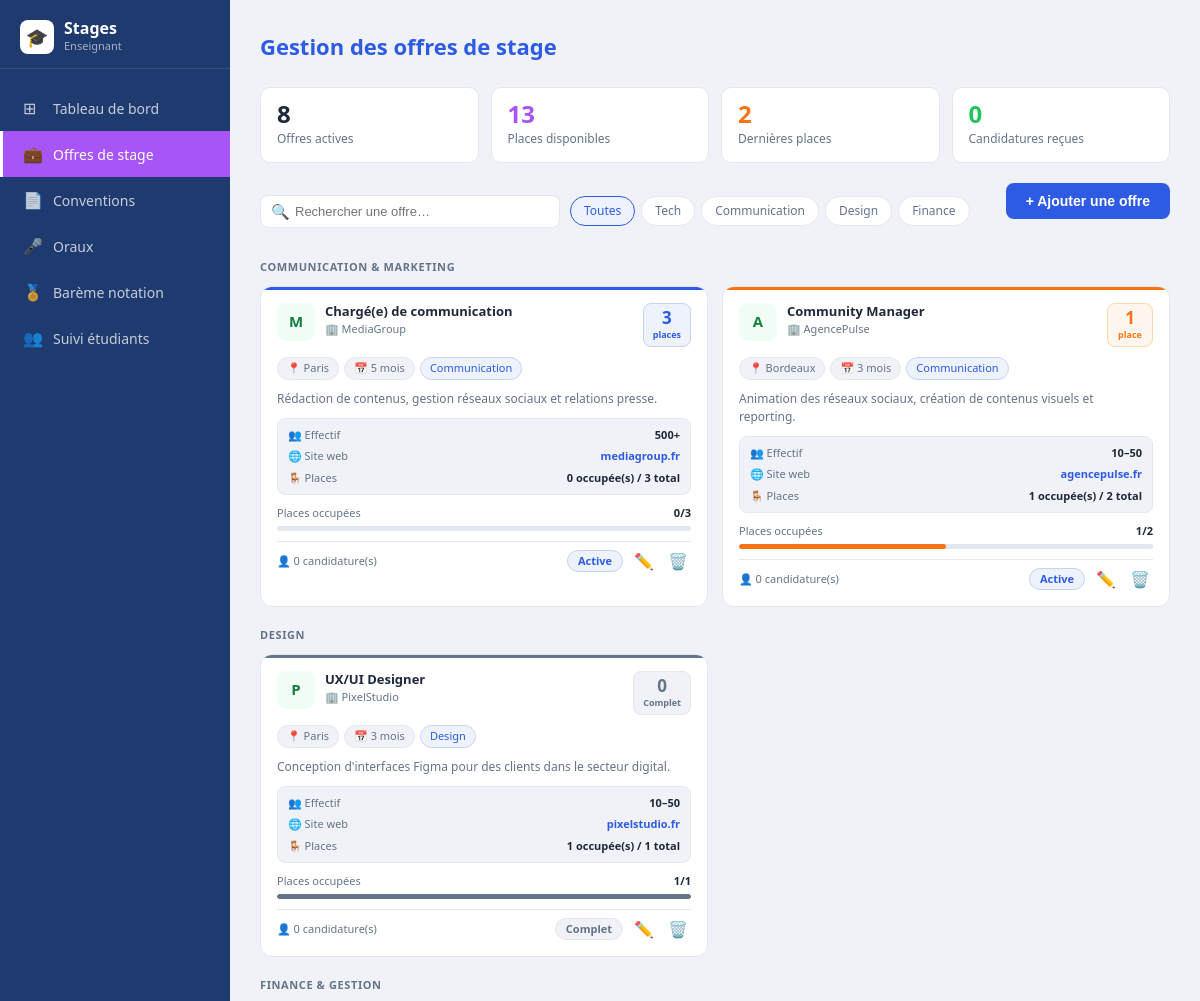
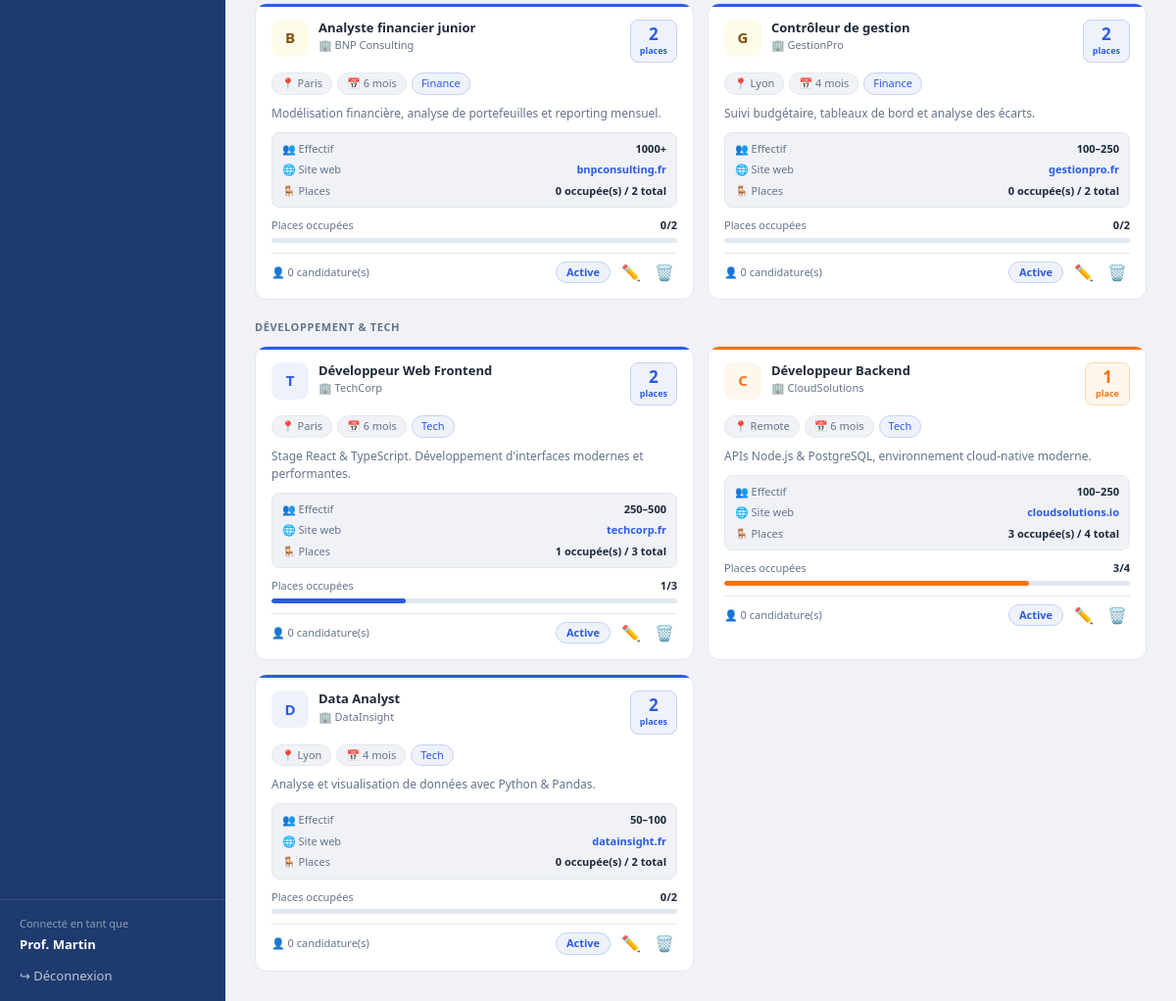
The app's page /offre.php (signed in) with its own data (2 pictures, top to bottom).
### tables this page shows
CREATE TABLE IF NOT EXISTS offres (
  id                  INT UNSIGNED AUTO_INCREMENT PRIMARY KEY,
  titre               VARCHAR(200)  NOT NULL,
  entreprise          VARCHAR(150)  NOT NULL,
  lieu                VARCHAR(100),
  duree               VARCHAR(50),
  description         TEXT,
  categorie           VARCHAR(50)   DEFAULT 'Tech',
  effectif            VARCHAR(50),
  site_web            VARCHAR(100),
  places_total        INT           DEFAULT 1,
  places_disponibles  INT           DEFAULT 1,
  statut              ENUM('active','inactive') DEFAULT 'active',
  creee_par           INT UNSIGNED,
  created_at          DATETIME DEFAULT CURRENT_TIMESTAMP,
  FOREIGN KEY (creee_par) REFERENCES utilisateurs(id) ON DELETE SET NULL
);

### auth.php (called while the page is built, shortened)
<?php
function h(string $s): string {
    return htmlspecialchars($s, ENT_QUOTES, 'UTF-8');
}

### offre.php (the view, shortened to what this page needs)
<?php
require_once __DIR__ . '/../../includes/auth.php';
require_once __DIR__ . '/../../includes/db.php';
require_once __DIR__ . '/../../includes/sidebar.php';
$search = trim($_GET['q']   ?? '');
$filtre = trim($_GET['cat'] ?? 'tous');
$sql = "SELECT o.*, (SELECT COUNT(*) FROM candidatures c WHERE c.offre_id=o.id) AS nb_candidatures FROM offres o WHERE 1=1";
$params = [];
$sql .= " ORDER BY o.categorie, o.created_at DESC";
$stmt = $pdo->prepare($sql);
$stmt->execute($params);
$offres_db = $stmt->fetchAll();
$nb_actives   = $pdo->query("SELECT COUNT(*) FROM offres WHERE statut='active'")->fetchColumn();
$nb_places    = $pdo->query("SELECT COALESCE(SUM(places_disponibles),0) FROM offres WHERE statut='active'")->fetchColumn();
$nb_urgentes  = $pdo->query("SELECT COUNT(*) FROM offres WHERE places_disponibles=1 AND statut='active'")->fetchColumn();
$nb_cands     = $pdo->query("SELECT COUNT(*) FROM candidatures")->fetchColumn();
$par_cat = [];
foreach ($offres_db as $o) {
    $par_cat[$o['categorie'] ?? 'Autres'][] = $o;
}
$cat_labels = ['Tech'=>'Développement & Tech','Communication'=>'Communication & Marketing','Design'=>'Design','Finance'=>'Finance & Gestion','Autres'=>'Autres'];
$filtres = ['tous'=>'Toutes','Tech'=>'Tech','Communication'=>'Communication','Design'=>'Design','Finance'=>'Finance'];
?>
<!DOCTYPE html>
<html lang="fr">
<head>
  <link rel="stylesheet" href="../../css/style.css">
</head>
<body>
<div class="app-layout">
  <main class="main-content">
    <h1 class="page-title">Gestion des offres de stage</h1>
    <div class="stats-row">
      <div class="stat-c">
        <div class="stat-n"><?= (int)$nb_actives ?></div>
        <div class="stat-l">Offres actives</div>
      </div>
      <div class="stat-c pink">
        <div class="stat-n"><?= (int)$nb_places ?></div>
        <div class="stat-l">Places disponibles</div>
      </div>
      <div class="stat-c orange">
        <div class="stat-n"><?= (int)$nb_urgentes ?></div>
        <div class="stat-l">Dernières places</div>
      </div>
      <div class="stat-c green">
        <div class="stat-n"><?= (int)$nb_cands ?></div>
        <div class="stat-l">Candidatures reçues</div>
      </div>
    </div>
    <div class="top-bar">
      <form method="GET" style="display:contents">
        <div class="sw">
          <span class="si">🔍</span>
          <input type="text" name="q" placeholder="Rechercher une offre…"
                 value="<?= h($search) ?>" onchange="this.form.submit()">
        </div>
      </form>
      <div class="filtres">
        <?php foreach ($filtres as $val => $label):
          $qs = $search ? '&q='.urlencode($search) : '';
        ?>
          <a href="?cat=<?= urlencode($val) ?><?= $qs ?>"
             class="fb <?= $filtre===$val?'on':'' ?>"><?= h($label) ?></a>
        <?php endforeach; ?>
      </div>
      <button class="btn-add" style="margin-left:auto" onclick="openModal()">
        + Ajouter une offre
      </button>
    </div>
    <?php if (empty($offres_db)): ?>
      <div style="text-align:center;padding:60px 20px;color:var(--gray-text)">
        <div style="font-size:40px;margin-bottom:12px">🔍</div>
        <p>Aucune offre trouvée.</p>
      </div>
    <?php else: ?>
      <?php foreach ($par_cat as $cat => $offres): ?>
        <div class="cat-title"><?= h($cat_labels[$cat] ?? $cat) ?></div>
        <div class="offres-grid">
          <?php foreach ($offres as $offre):
            $dispo  = (int)($offre['places_disponibles'] ?? 1);
            $total  = (int)($offre['places_total']       ?? 1);
            $nb_c   = (int)($offre['nb_candidatures']    ?? 0);
            $complet= $dispo <= 0;
            $urgent = !$complet && $dispo === 1;
            $col    = $complet ? 'gr' : ($urgent ? 'or' : 'bl');
            $pct    = $total > 0 ? round((($total-$dispo)/$total)*100) : 100;
            $init   = mb_strtoupper(mb_substr($offre['entreprise'],0,1));
            $logo_col = match($cat) { 'Communication','Design'=>'gn', 'Finance'=>'am', default=>$col };
          ?>
          <div class="kard <?= $col ?>">
            <div class="kh">
              <div class="klogo <?= $logo_col ?>"><?= $init ?></div>
              <div class="ktb">
                <div class="ktit"><?= h($offre['titre']) ?></div>
                <div class="kco">🏢 <?= h($offre['entreprise']) ?></div>
              </div>
              <div class="pbadge <?= $col ?>">
                <span class="pnb"><?= $dispo ?></span>
                <span class="plb"><?= $complet?'Complet':($dispo>1?'places':'place') ?></span>
              </div>
            </div>
            <div class="ktags">
              <span class="ktag">📍 <?= h($offre['lieu']) ?></span>
              <span class="ktag">📅 <?= h($offre['duree']) ?></span>
              <span class="ktag ktag-cat"><?= h($offre['categorie'] ?? '') ?></span>
            </div>
            <div class="kdesc"><?= h($offre['description']) ?></div>
            <div class="cinfo">
              <?php if (!empty($offre['effectif'])): ?>
                <div class="crow">
                  <span class="crow-l">👥 Effectif</span>
                  <span class="crow-r"><?= h($offre['effectif']) ?></span>
                </div>
              <?php endif; ?>
              <?php if (!empty($offre['site_web'])): ?>
                <div class="crow">
                  <span class="crow-l">🌐 Site web</span>
                  <span class="crow-r"><a href="https://<?= h($offre['site_web']) ?>" target="_blank"><?= h($offre['site_web']) ?></a></span>
                </div>
              <?php endif; ?>
              <div class="crow">
                <span class="crow-l">🪑 Places</span>
                <span class="crow-r"><?= $total-$dispo ?> occupée(s) / <?= $total ?> total</span>
              </div>
            </div>
            <div class="pbar-w">
              <div class="pbar-l">
                <span>Places occupées</span>
                <span><?= $total-$dispo ?>/<?= $total ?></span>
              </div>
              <div class="pbar">
                <div class="pbar-f <?= $col ?>" style="width:<?= $pct ?>%"></div>
              </div>
            </div>
            <div class="kfoot">
              <span class="kcands">👤 <?= $nb_c ?> candidature(s)</span>
              <div class="kact">
                <?php if ($complet): ?>
                  <span class="badge-complet">Complet</span>
                <?php else: ?>
                  <span class="badge-active">Active</span>
                <?php endif; ?>
                <a href="?action=editer&id=<?= $offre['id'] ?>" class="ic-btn ic-edit" title="Modifier">✏️</a>
                <a href="?action=supprimer&id=<?= $offre['id'] ?>"
                   class="ic-btn ic-del" title="Supprimer"
                   onclick="return confirm('Supprimer cette offre ?')">🗑️</a>
              </div>
            </div>
          </div>
          <?php endforeach; ?>
        </div>
      <?php endforeach; ?>
    <?php endif; ?>
  </main>
</div>
</body>
</html>

### style.css (style rules this page uses)
:root { --blue-dark: #1e3a6e; --blue-main: #2d5be3; --blue-light: #eef2fb; --blue-border: #c5d3f5; --pink-main: #a855f7; --pink-light: #fdf4ff; --pink-border: #e9d5ff; --gray-bg: #f0f2f7; --gray-border: #e2e8f0; --gray-text: #64748b; --text-main: #1e293b; --white: #ffffff; --green: #22c55e; --orange: #f97316; --red: #ef4444; --sidebar-w: 230px; }
* { box-sizing: border-box; margin: 0; padding: 0; }
body { font-family: 'Segoe UI', system-ui, sans-serif; background: var(--gray-bg); color: var(--text-main); font-size: 14px; line-height: 1.5; }
a { text-decoration: none; color: inherit; }
.app-layout { display: flex; min-height: 100vh; }
.main-content { margin-left: var(--sidebar-w); flex: 1; padding: 30px; min-height: 100vh; }
.page-title { font-size: 22px; font-weight: 700; color: var(--blue-main); margin-bottom: 24px; }
.badge-active { background: var(--blue-light); color: var(--blue-main); border: 1px solid var(--blue-border); }
.btn-add { display: inline-flex; align-items: center; gap: 8px; padding: 10px 20px; background: var(--blue-main); color: white; border: none; border-radius: 8px; font-size: 14px; font-weight: 600; cursor: pointer; margin-bottom: 20px; transition: background .2s; }

### records on screen
offres: entreprise "M", titre "Chargé(e) de communication", entreprise "MediaGroup", places_disponibles "3", lieu "Paris", duree "5 mois", categorie "Communication", description "Rédaction de contenus, gestion réseaux sociaux et relations presse.", effectif "500+", site_web "mediagroup.fr", $total-$dispo "0", places_total "3", nb_c "0", shows "Active"
offres: entreprise "A", titre "Community Manager", entreprise "AgencePulse", places_disponibles "1", lieu "Bordeaux", duree "3 mois", categorie "Communication", description "Animation des réseaux sociaux, création de contenus visuels et reporting.", effectif "10–50", site_web "agencepulse.fr", $total-$dispo "1", places_total "2", nb_c "0", shows "Active"
offres: entreprise "P", titre "UX/UI Designer", entreprise "PixelStudio", places_disponibles "0", shows "Complet", lieu "Paris", duree "3 mois", categorie "Design", description "Conception d'interfaces Figma pour des clients dans le secteur digital.", effectif "10–50", site_web "pixelstudio.fr", $total-$dispo "1", places_total "1", nb_c "0"
offres: entreprise "B", titre "Analyste financier junior", entreprise "BNP Consulting", places_disponibles "2", lieu "Paris", duree "6 mois", categorie "Finance", description "Modélisation financière, analyse de portefeuilles et reporting mensuel.", effectif "1000+", site_web "bnpconsulting.fr", $total-$dispo "0", places_total "2", nb_c "0", shows "Active"
offres: entreprise "G", titre "Contrôleur de gestion", entreprise "GestionPro", places_disponibles "2", lieu "Lyon", duree "4 mois", categorie "Finance", description "Suivi budgétaire, tableaux de bord et analyse des écarts.", effectif "100–250", site_web "gestionpro.fr", $total-$dispo "0", places_total "2", nb_c "0", shows "Active"
offres: entreprise "T", titre "Développeur Web Frontend", entreprise "TechCorp", places_disponibles "2", lieu "Paris", duree "6 mois", categorie "Tech", description "Stage React & TypeScript. Développement d'interfaces modernes et performantes.", effectif "250–500", site_web "techcorp.fr", $total-$dispo "1", places_total "3", nb_c "0", shows "Active"
offres: entreprise "C", titre "Développeur Backend", entreprise "CloudSolutions", places_disponibles "1", lieu "Remote", duree "6 mois", categorie "Tech", description "APIs Node.js & PostgreSQL, environnement cloud-native moderne.", effectif "100–250", site_web "cloudsolutions.io", $total-$dispo "3", places_total "4", nb_c "0", shows "Active"
offres: entreprise "D", titre "Data Analyst", entreprise "DataInsight", places_disponibles "2", lieu "Lyon", duree "4 mois", categorie "Tech", description "Analyse et visualisation de données avec Python & Pandas.", effectif "50–100", site_web "datainsight.fr", $total-$dispo "0", places_total "2", nb_c "0", shows "Active"

### other values on screen
$roleLabel "Enseignant"
$item['icon'] "⊞"
$item['label'] "Tableau de bord"
$item['icon'] "💼"
$item['label'] "Offres de stage"
$item['icon'] "📄"
$item['label'] "Conventions"
$item['icon'] "🎤"
$item['label'] "Oraux"
$item['icon'] "🏅"
$item['label'] "Barème notation"
$item['icon'] "👥"
$item['label'] "Suivi étudiants"
$user['nom'] "Prof. Martin"
$nb_actives "8"
